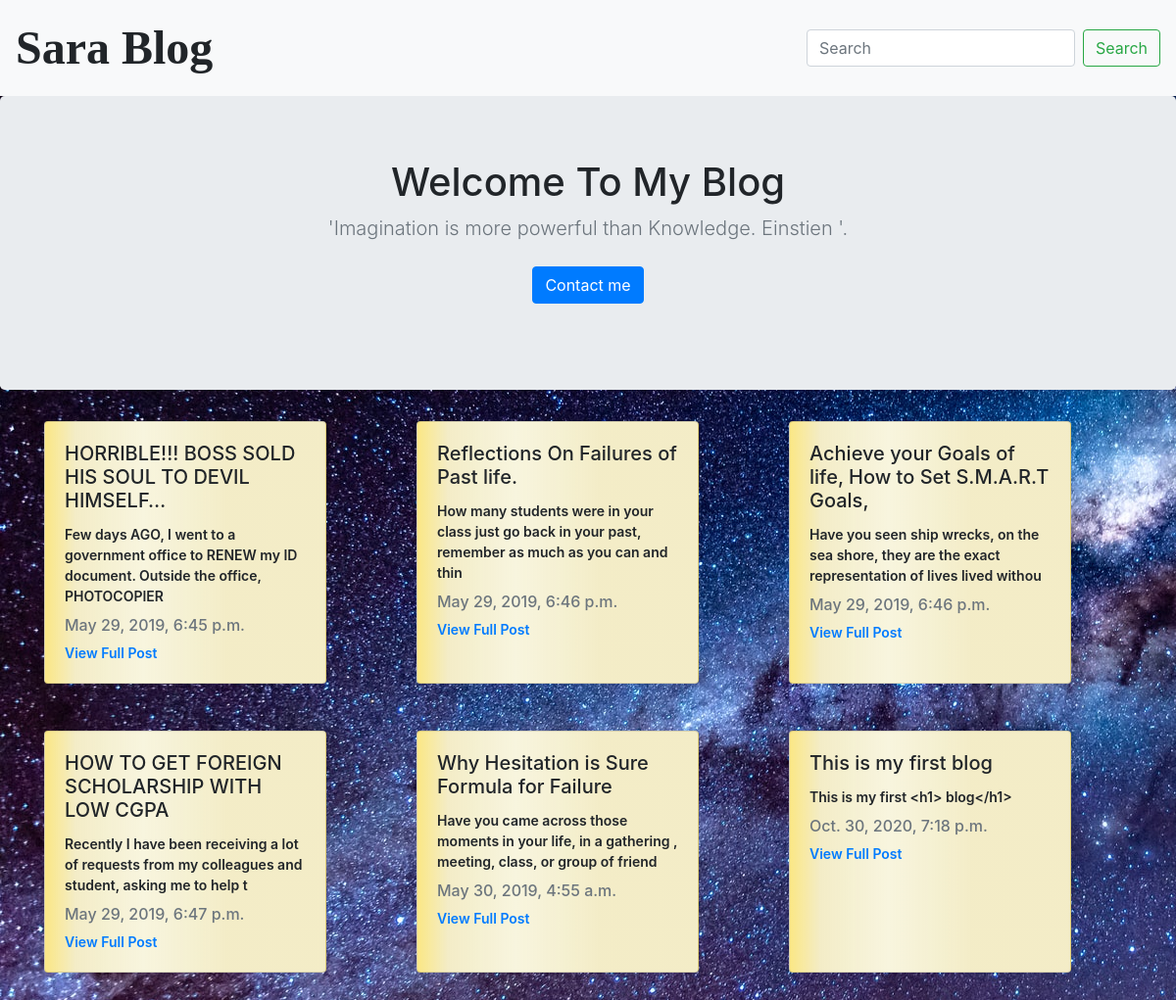
The page / on the database its author committed.
### blog/models.py (models this page shows, shortened)
class Blog(models.Model):
    title = models.CharField(max_length=250)
    body = models.TextField()
    pub_date = models.DateTimeField()
    def summary(self):
        return self.body[:100]

### blog/views.py (the view)
# urls.py: path('', views.index, name='home'),
def index(request):
    var_1 = Blog.objects.all()
    return render(request, 'blog/home.html', {'var_1': var_1})

### blog/templates/blog/home.html
{% extends 'blog/base.html' %}
{% block text %}
<div class="container">
  <div class="row">
    {% for x in var_1.all %}
    <div class="col-4 d-flex align-items-stretch mb-5">
      <div class="card tiles" style="width: 18rem;">
        <div class="card-body">
          <h5 class="card-title">{{x.title}}</h5>
          <p class="card-text">{{x.summary}}</p>
          <h6 class="card-subtitle mb-2 text-muted">{{x.pub_date}}</h6>
          <a href="{% url 'detail' x.id %}" class="card-link">View Full Post</a>
        </div>
      </div>
    </div>
    {% endfor %}
  </div>
</div>
{% endblock text %}

### blog/templates/blog/base.html (shortened to what this page needs)
{% load static %}
<!doctype html>
<html lang="en">
  <head>
    <link href="//db.onlinewebfonts.com/c/f37e3dc158065ed58122590c0e78637a?family=AustralisProSwashW01-It" rel="stylesheet" type="text/css"/>
    <link rel="stylesheet" href="https://stackpath.bootstrapcdn.com/bootstrap/4.1.3/css/bootstrap.min.css">
    <link rel="stylesheet" href="../../static/css/style.css">
  </head>
  <body>
    <nav class="navbar navbar-light bg-light">
      <a class="navbar-brand headfont">Sara Blog</a>
      <form class="form-inline">
        <input class="form-control mr-sm-2" type="search" placeholder="Search" aria-label="Search">
        <button class="btn btn-outline-success my-2 my-sm-0" type="submit">Search</button>
      </form>
    </nav>
    <main role="main">
      <section class="jumbotron text-center">
          <div class="container">
              <h1 class="jumbotron-heading">Welcome To My Blog</h1>
              <p class="lead text-muted">'Imagination is more powerful than Knowledge. Einstien '.</p>
              <p>
                  <a href="{% url 'contacts' %}" class="btn btn-primary my-2">Contact me</a>
              </p>
          </div>
      </section>
  </main>
{% block text %}
 {% endblock %}
  </body>
</html>

### blog/static/css/style.css (style rules this page uses)
.tiles { background-color: #f8f5de; background-image: linear-gradient( to right, rgba(255, 210, 0, 0.4), rgba(200, 160, 0, 0.1) 11%, rgba(0, 0, 0, 0) 35%, rgba(200, 160, 0, 0.1) 65% ); }
body { font-size: 14px; font-weight: 600; background-image: url("galaxy.jpg"); }
.headfont { font-size: 48px; font-family: Cambria, Cochin, Georgia, Times, "Times New Roman", serif; font: bold; }

### rows shown on the page
Blog: title "HORRIBLE!!! BOSS SOLD HIS SOUL TO DEVIL HIMSELF…", summary "Few days AGO, I went to a government office to RENEW my ID document. Outside the office, PHOTOCOPIER", pub_date "May 29, 2019, 6:45 p.m."
Blog: title "Reflections On Failures of Past life.", summary "How many students were in your class just go back in your past, remember as much as you can and thin", pub_date "May 29, 2019, 6:46 p.m."
Blog: title "Achieve your Goals of life, How to Set S.M.A.R.T Goals,", summary "Have you seen ship wrecks, on the sea shore, they are the exact representation of lives lived withou", pub_date "May 29, 2019, 6:46 p.m."
Blog: title "HOW TO GET FOREIGN SCHOLARSHIP WITH LOW CGPA", summary "Recently I have been receiving a lot of requests from my colleagues and student, asking me to help t", pub_date "May 29, 2019, 6:47 p.m."
Blog: title "Why Hesitation is Sure Formula for Failure", summary "Have you came across those moments in your life, in a gathering , meeting, class, or group of friend", pub_date "May 30, 2019, 4:55 a.m."
Blog: title "This is my first blog", summary "This is my first <h1> blog</h1>", pub_date "Oct. 30, 2020, 7:18 p.m."
